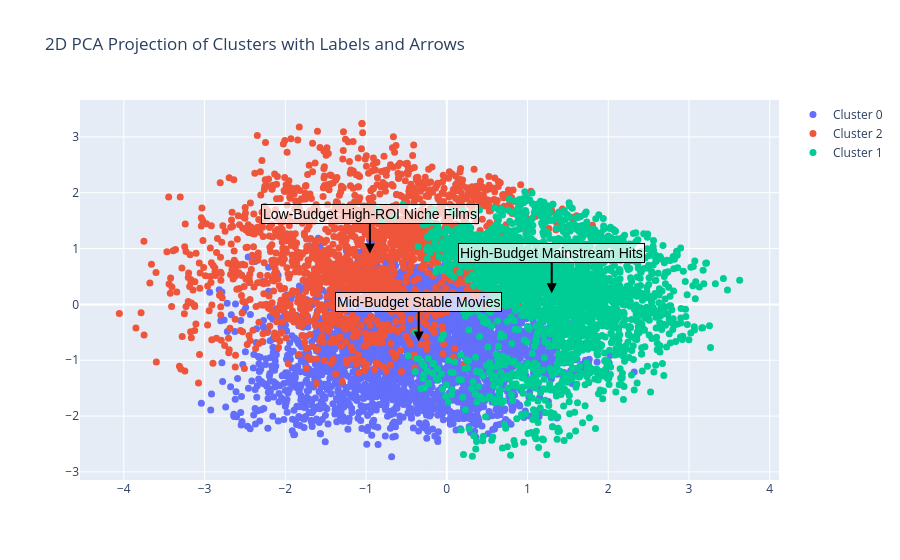

Notebook cell for this chart:
### Markdown cell above
### **Business Summary**  
Three distinct movie profiles can be identified in advance, differentiating investment types and expected returns.  
This enables informed decision-making in budget allocation and marketing strategies early in the production process.

### Cluster 0 — “Mid-Budget Stable Movies”  
Mid-range budget, low to moderate popularity, and steady profitability with average potential.  
These movies are considered safer investments with relatively low risk.

### Cluster 1 — “High-Budget Mainstream Hits”  
High budget, very high popularity, but relatively average to low profitability.  
Large-scale movies aimed at broad audiences, backed by massive investments.

### Cluster 2 — “Low-Budget High-ROI Niche Films”  
Low budget, moderate popularity, but the highest profitability.  
Films with high potential for profitable returns, typically targeting niche or specialized audiences.

### Code cell
cluster_names = {
    '0': "Mid-Budget Stable Movies",
    '1': "High-Budget Mainstream Hits",
    '2': "Low-Budget High-ROI Niche Films"
}

fig = go.Figure()

for cluster_id in df_pca_2d['cluster'].unique():
    cluster_data = df_pca_2d[df_pca_2d['cluster'] == cluster_id]
    fig.add_trace(go.Scatter(
        x=cluster_data['PCA1'],
        y=cluster_data['PCA2'],
        mode='markers',
        name=f'Cluster {cluster_id}',
        marker=dict(size=7),
        hovertemplate=(
            'cluster=%{text}<br>' +
            'budget=%{customdata[0]:.2f}<br>' +
            'popularity=%{customdata[1]:.2f}<br>' +
            'return_on_investment_ratio=%{customdata[2]:.2f}<br>' +
            'num_genres=%{customdata[3]}<br>' +
            'release_year=%{customdata[4]}<br>' +
            'num_production_companies=%{customdata[5]}<extra></extra>'
        ),
        text=cluster_data['cluster'],
        customdata=cluster_data[['budget', 'popularity', 'return_on_investment_ratio',
                                'num_genres', 'release_year', 'num_production_companies']].values
    ))

# Calculating general center of each cluster
centers = df_pca_2d.groupby('cluster')[['PCA1', 'PCA2']].mean()

# Add arrows for the centers of each cluster
for cluster_id, row in centers.iterrows():
    fig.add_annotation(
        x=row['PCA1'], y=row['PCA2'],
        text=cluster_names.get(cluster_id, f'Cluster {cluster_id}'),
        showarrow=True,
        arrowhead=2,
        arrowsize=1,
        arrowwidth=2,
        arrowcolor='black',
        ax=0,
        ay=-40,  
        font=dict(
            size=14,
            color="black",
            family="Arial"
        ),
        bgcolor="rgba(255, 255, 255, 0.7)",
        bordercolor="black",
        borderwidth=1
    )

fig.update_layout(title='2D PCA Projection of Clusters with Labels and Arrows')
fig.show()

### Figure 1 — Plotly figure (JSON) as saved in the notebook; plotly's stock layout.template omitted (floating-point values rounded to 4 significant figures; data arrays with more than 128 entries replaced by an {"elided": "..."} marker saying what was removed)
{"data": [{"customdata": {"elided": "3671x6 float values"}, "hovertemplate": "cluster=%{text}<br>budget=%{customdata[0]:.2f}<br>popularity=%{customdata[1]:.2f}<br>return_on_investment_ratio=%{customdata[2]:.2f}<br>num_genres=%{customdata[3]}<br>release_year=%{customdata[4]}<br>num_production_companies=%{customdata[5]}<extra></extra>", "marker": {"size": 7}, "mode": "markers", "name": "Cluster 0", "text": {"elided": "3671 str values"}, "type": "scatter", "x": {"elided": "3671 float values"}, "y": {"elided": "3671 float values"}}, {"customdata": {"elided": "2128x6 float values"}, "hovertemplate": "cluster=%{text}<br>budget=%{customdata[0]:.2f}<br>popularity=%{customdata[1]:.2f}<br>return_on_investment_ratio=%{customdata[2]:.2f}<br>num_genres=%{customdata[3]}<br>release_year=%{customdata[4]}<br>num_production_companies=%{customdata[5]}<extra></extra>", "marker": {"size": 7}, "mode": "markers", "name": "Cluster 2", "text": {"elided": "2128 str values"}, "type": "scatter", "x": {"elided": "2128 float values"}, "y": {"elided": "2128 float values"}}, {"customdata": {"elided": "2542x6 float values"}, "hovertemplate": "cluster=%{text}<br>budget=%{customdata[0]:.2f}<br>popularity=%{customdata[1]:.2f}<br>return_on_investment_ratio=%{customdata[2]:.2f}<br>num_genres=%{customdata[3]}<br>release_year=%{customdata[4]}<br>num_production_companies=%{customdata[5]}<extra></extra>", "marker": {"size": 7}, "mode": "markers", "name": "Cluster 1", "text": {"elided": "2542 str values"}, "type": "scatter", "x": {"elided": "2542 float values"}, "y": {"elided": "2542 float values"}}], "layout": {"annotations": [{"arrowcolor": "black", "arrowhead": 2, "arrowsize": 1, "arrowwidth": 2, "ax": 0, "ay": -40, "bgcolor": "rgba(255, 255, 255, 0.7)", "bordercolor": "black", "borderwidth": 1, "font": {"color": "black", "family": "Arial", "size": 14}, "showarrow": true, "text": "Mid-Budget Stable Movies", "x": -0.348, "y": -0.6662}, {"arrowcolor": "black", "arrowhead": 2, "arrowsize": 1, "arrowwidth": 2, "ax": 0, "ay": -40, "bgcolor": "rgba(255, 255, 255, 0.7)", "bordercolor": "black", "borderwidth": 1, "font": {"color": "black", "family": "Arial", "size": 14}, "showarrow": true, "text": "High-Budget Mainstream Hits", "x": 1.3, "y": 0.1999}, {"arrowcolor": "black", "arrowhead": 2, "arrowsize": 1, "arrowwidth": 2, "ax": 0, "ay": -40, "bgcolor": "rgba(255, 255, 255, 0.7)", "bordercolor": "black", "borderwidth": 1, "font": {"color": "black", "family": "Arial", "size": 14}, "showarrow": true, "text": "Low-Budget High-ROI Niche Films", "x": -0.9523, "y": 0.9104}], "title": {"text": "2D PCA Projection of Clusters with Labels and Arrows"}}}
